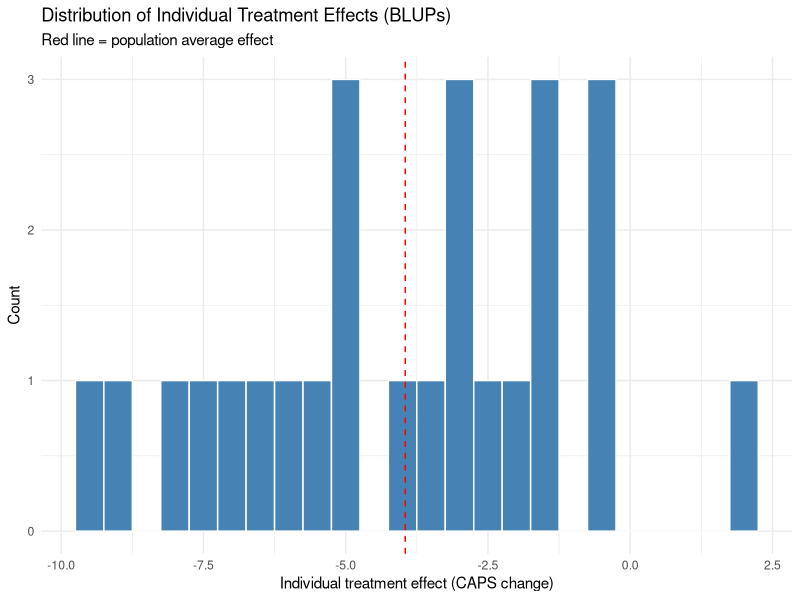
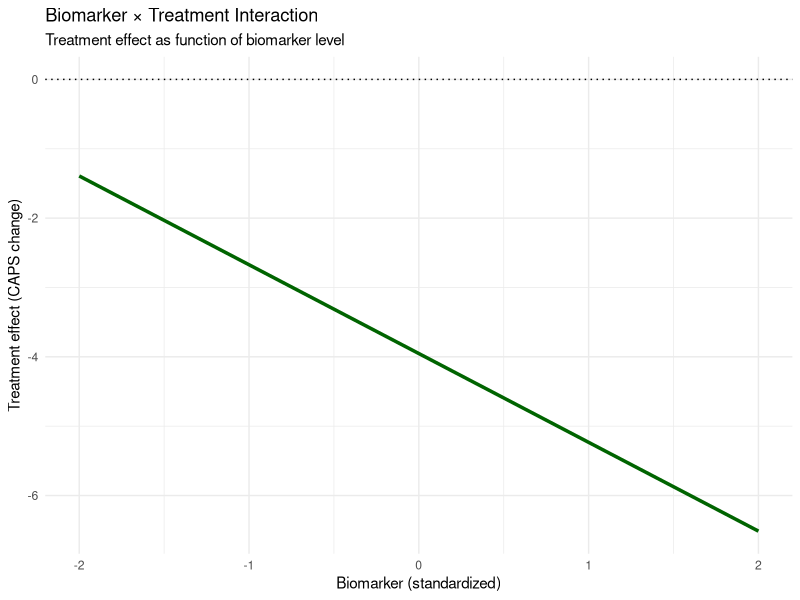
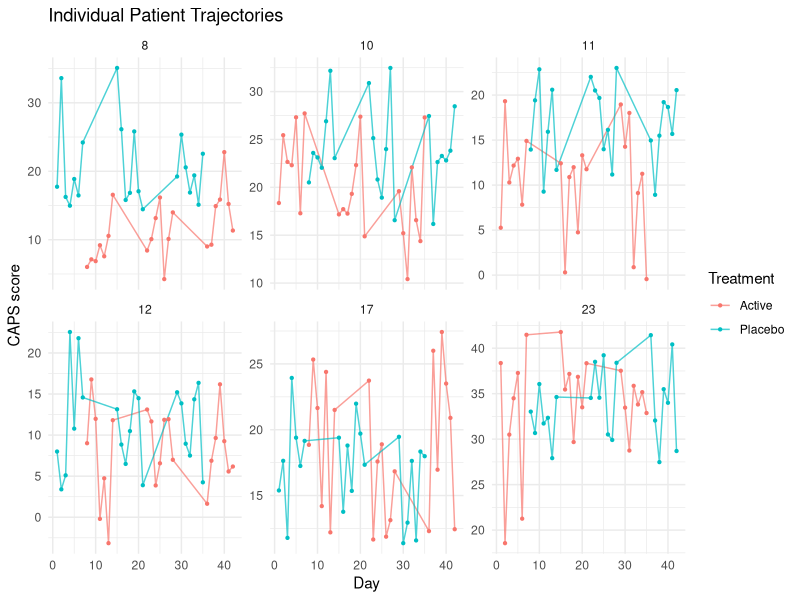
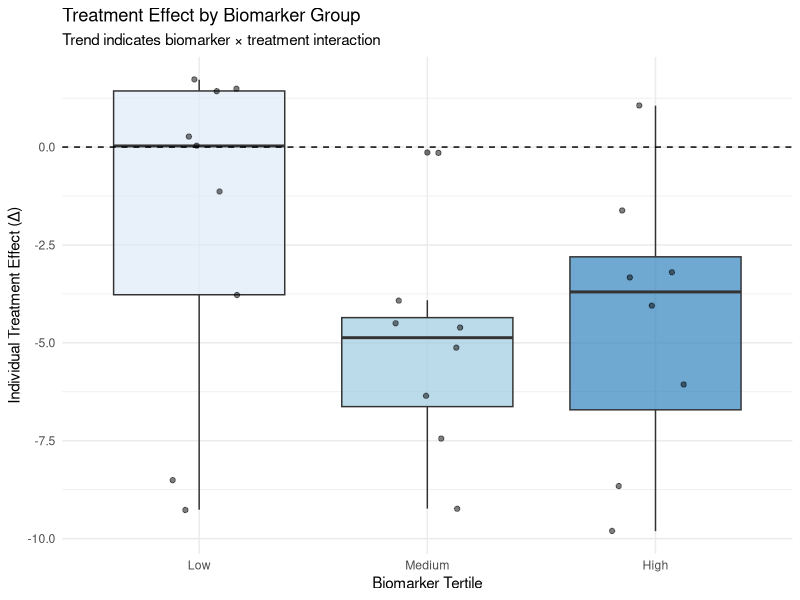
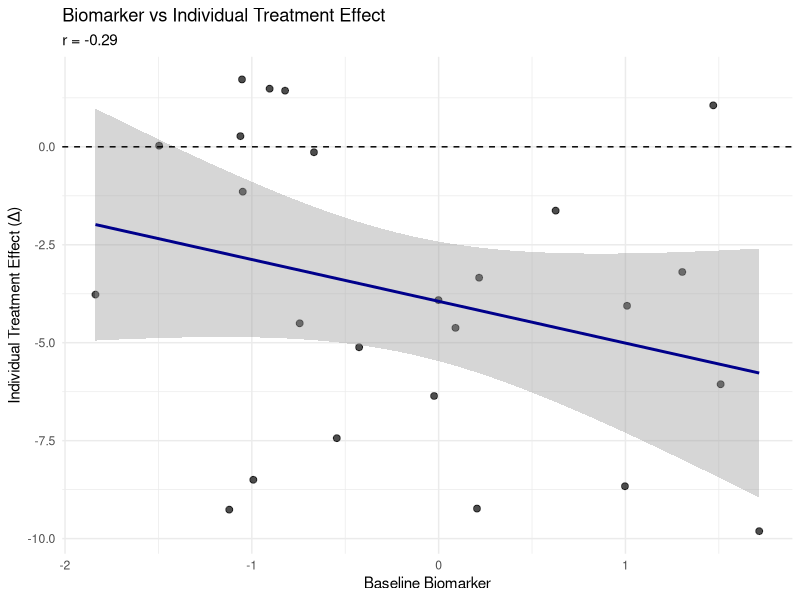
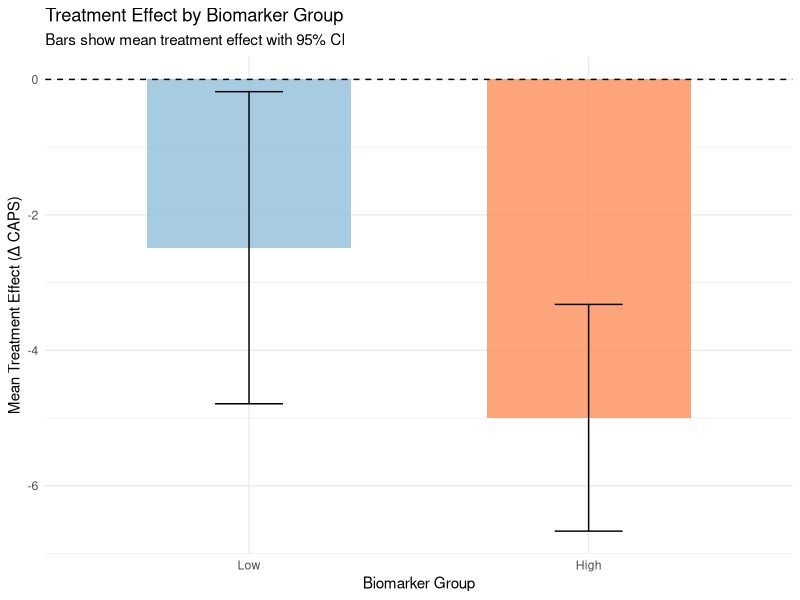
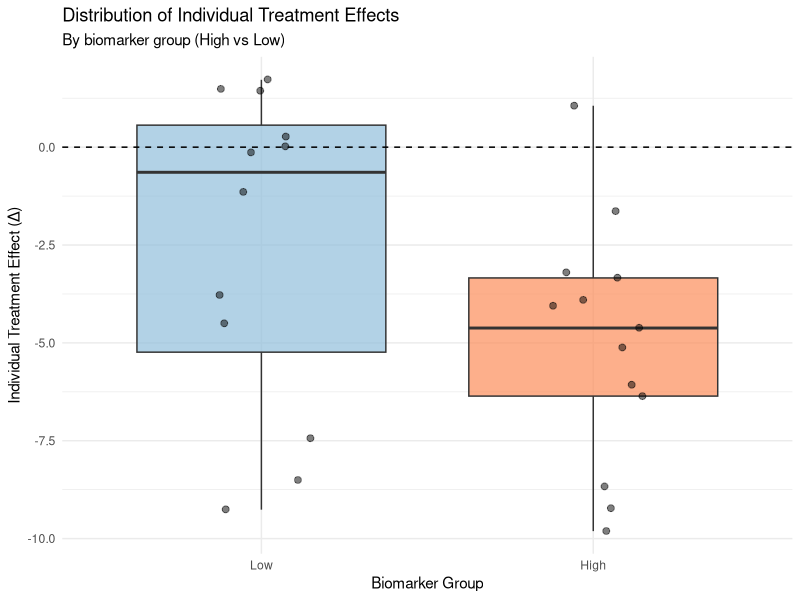
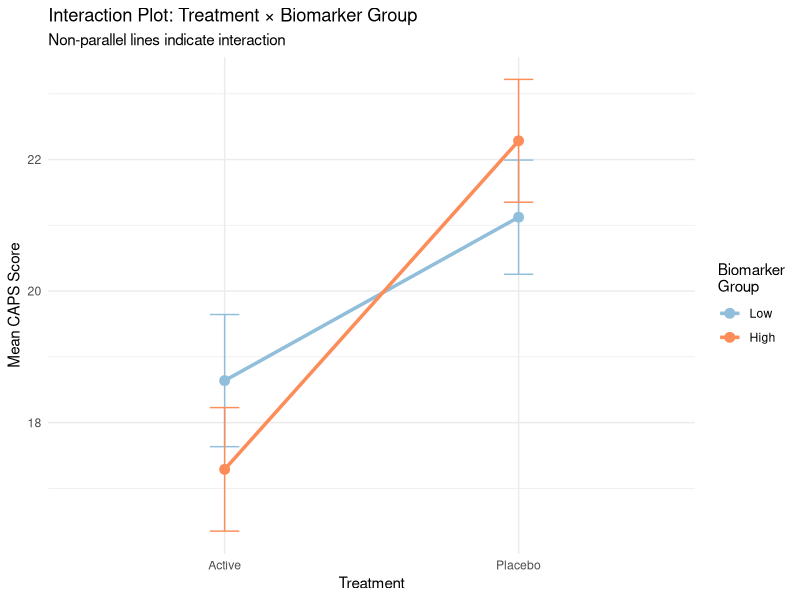

Recreate these plots in R, in order.
## ---- chunk 1
knitr::opts_chunk$set(
  comment = "#>",
  collapse = TRUE,
  message = FALSE,
  warning = FALSE,
  fig.width = 7,
  fig.height = 5
)
## ---- chunk 2
library(tidyverse)
library(lme4)
library(lmerTest)  # Provides p-values for lmer models
library(nlme)
library(emmeans)
# library(brms)  # Uncomment if using Bayesian models
## ---- chunk 3
set.seed(2025)

# Parameters
n_subj <- 40
periods <- 3

# True effects
mu <- 20                    # baseline mean CAPS score
beta_treat <- -4            # average treatment effect (reduction)
beta_bm <- 2                # biomarker main effect
beta_int <- -1.5            # biomarker x treatment interaction
beta_period <- 0.5          # period effect
sigma_subj <- 6             # between-subject SD
sigma_resid <- 8            # residual SD

# Create subject-level intercepts and baseline biomarker
subj_df <- tibble(
  subject = 1:n_subj,
  u = rnorm(n_subj, 0, sigma_subj),
  bm = rnorm(n_subj, 0, 1)
)

# Assign half to sequence ABA and half to BAB
subj_df <- subj_df %>%
  mutate(sequence = rep(c("ABA", "BAB"), length.out = n_subj))

# Expand to periods
crossover <- subj_df %>%
  group_by(subject) %>%
  reframe(period = 1:periods, u = u, bm = bm, sequence = sequence) %>%
  mutate(
    treatment = case_when(
      sequence == "ABA" & period == 1 ~ "A",
      sequence == "ABA" & period == 2 ~ "B",
      sequence == "ABA" & period == 3 ~ "A",
      sequence == "BAB" & period == 1 ~ "B",
      sequence == "BAB" & period == 2 ~ "A",
      sequence == "BAB" & period == 3 ~ "B"
    ),
    trt_indicator = if_else(treatment == "B", 1, 0)
  )

# Simulate outcome with biomarker interaction
crossover <- crossover %>%
  mutate(
    Y = mu + u +
      beta_period * period +
      beta_treat * trt_indicator +
      beta_bm * bm +
      beta_int * trt_indicator * bm +
      rnorm(n(), 0, sigma_resid)
  )

# Quick glance
head(crossover)
## ---- chunk 4
# lmer with random intercept and biomarker x treatment interaction
m_crossover <- lmer(
  Y ~ trt_indicator * bm + factor(period) + (1 | subject),
  data = crossover
)
summary(m_crossover)

# Estimated average treatment effect (at mean biomarker = 0)
fixef(m_crossover)["trt_indicator"]

# Estimated biomarker x treatment interaction (population-level)
fixef(m_crossover)["trt_indicator:bm"]

# Treatment effect at different biomarker levels
emmeans(m_crossover, ~ trt_indicator | bm, at = list(bm = c(-1, 0, 1)))
## ---- chunk 5
set.seed(2025)

n_subj <- 25
n_periods <- 6  # 3 cycles of AB = 6 periods (3 on-treatment, 3 off-treatment)
obs_per_period <- 7

# True effects
mu <- 20
beta_treat_pop <- -4
beta_bm <- 2
beta_int_pop <- -1.5
beta_carry <- 1.5

sigma_subj <- 6
sigma_treat_sd <- 3
sigma_int_sd <- 0.8
sigma_resid <- 5

# Create subject-level random effects
subj <- tibble(
  subject = 1:n_subj,
  u = rnorm(n_subj, 0, sigma_subj),
  u_trt = rnorm(n_subj, 0, sigma_treat_sd),
  u_int = rnorm(n_subj, 0, sigma_int_sd),
  bm_baseline = rnorm(n_subj, 0, 1)
)

# Build periods alternating A/B starting at random
# 6 periods = ABABAB or BABABA (3 times on each treatment)
nof1 <- subj %>%
  crossing(period = 1:n_periods) %>%
  group_by(subject) %>%
  mutate(order_start = first(sample(c(0, 1), 1))) %>%
  ungroup() %>%
  mutate(trt_indicator = (order_start + period) %% 2)

# Expand to daily observations within each period
nof1 <- nof1 %>%
  crossing(day = 1:obs_per_period) %>%
  arrange(subject, period, day)

# Add time-varying biomarker
nof1 <- nof1 %>%
  mutate(bm = bm_baseline + rnorm(n(), 0, 0.3))

# Add carryover effect
nof1 <- nof1 %>%
  group_by(subject) %>%
  mutate(
    prior_trt = lag(trt_indicator, default = 0),
    carryover = if_else(period > 1 & day <= 2, prior_trt, 0)
  ) %>%
  ungroup()

# Simulate outcomes
nof1 <- nof1 %>%
  mutate(
    Y = mu + u +
      (beta_treat_pop + u_trt) * trt_indicator +
      beta_bm * bm +
      (beta_int_pop + u_int) * trt_indicator * bm +
      beta_carry * carryover +
      rnorm(n(), 0, sigma_resid)
  )

# Inspect
nof1 %>%
  group_by(subject) %>%
  summarise(n_obs = n(), n_periods = n_distinct(period)) %>%
  head()
## ---- chunk 6
# Random intercept + random slope for treatment + biomarker interaction + carryover
m_nof1 <- lmer(
  Y ~ trt_indicator * bm + carryover + (1 + trt_indicator | subject),
  data = nof1,
  REML = TRUE
)
summary(m_nof1)

# Extract fixed (population) effects
fixef(m_nof1)

# Population treatment effect (at mean biomarker = 0)
fixef(m_nof1)["trt_indicator"]

# Population biomarker x treatment interaction
fixef(m_nof1)["trt_indicator:bm"]

# Carryover effect
fixef(m_nof1)["carryover"]

# Extract subject-specific treatment effects (BLUPs)
subj_trt_effects <- ranef(m_nof1)$subject[["trt_indicator"]] +
  fixef(m_nof1)["trt_indicator"]
head(subj_trt_effects)
## ---- chunk 7
# Plot individual subject treatment effects
subj_effects <- ranef(m_nof1)$subject %>%
  as.data.frame() %>%
  rownames_to_column(var = "subject") %>%
  mutate(
    subject = as.integer(subject),
    subj_trt = trt_indicator + fixef(m_nof1)["trt_indicator"]
  )

ggplot(subj_effects, aes(x = subj_trt)) +
  geom_histogram(binwidth = 0.5, fill = "steelblue", color = "white") +
  geom_vline(
    xintercept = fixef(m_nof1)["trt_indicator"],
    linetype = "dashed",
    color = "red"
  ) +
  labs(
    title = "Distribution of Individual Treatment Effects (BLUPs)",
    subtitle = "Red line = population average effect",
    x = "Individual treatment effect (CAPS change)",
    y = "Count"
  ) +
  theme_minimal()
## ---- chunk 8
# Plot biomarker x treatment interaction
bm_range <- seq(-2, 2, by = 0.1)
interaction_df <- tibble(
  bm = bm_range,
  trt_effect = fixef(m_nof1)["trt_indicator"] +
    fixef(m_nof1)["trt_indicator:bm"] * bm_range
)

ggplot(interaction_df, aes(x = bm, y = trt_effect)) +
  geom_line(linewidth = 1.2, color = "darkgreen") +
  geom_hline(yintercept = 0, linetype = "dotted") +
  labs(
    title = "Biomarker × Treatment Interaction",
    subtitle = "Treatment effect as function of biomarker level",
    x = "Biomarker (standardized)",
    y = "Treatment effect (CAPS change)"
  ) +
  theme_minimal()
## ---- chunk 9
# Observed trajectories for sample subjects
sample_subj <- sample(unique(nof1$subject), 6)

nof1 %>%
  filter(subject %in% sample_subj) %>%
  mutate(
    time = (period - 1) * obs_per_period + day,
    trt = if_else(trt_indicator == 1, "Active", "Placebo")
  ) %>%
  ggplot(aes(x = time, y = Y, color = trt)) +
  geom_line(alpha = 0.7) +
  geom_point(size = 0.8) +
  facet_wrap(~subject, scales = "free_y") +
  labs(
    title = "Individual Patient Trajectories",
    x = "Day",
    y = "CAPS score",
    color = "Treatment"
  ) +
  theme_minimal()
## ---- chunk 10
# Compute per-subject treatment effects from the N-of-1 data
subj_summary <- nof1 %>%
  group_by(subject, trt_indicator) %>%
  summarise(mean_Y = mean(Y), .groups = "drop") %>%
  pivot_wider(names_from = trt_indicator, values_from = mean_Y,
              names_prefix = "trt_") %>%
  mutate(delta = trt_1 - trt_0)  # Active - Placebo

# Merge with baseline biomarker
subj_summary <- nof1 %>%
  distinct(subject, bm_baseline) %>%
  right_join(subj_summary, by = "subject")

# Simple linear regression of treatment effect on biomarker
reg_summary <- lm(delta ~ bm_baseline, data = subj_summary)
summary(reg_summary)

# The slope directly estimates the interaction
coef(reg_summary)["bm_baseline"]
## ---- chunk 11
# Pearson correlation between biomarker and treatment effect
cor_result <- cor.test(subj_summary$bm_baseline, subj_summary$delta)
cor_result

# Effect size: r ≈ 0.1 small, r ≈ 0.3 medium, r ≈ 0.5 large
## ---- chunk 12
# Discretize biomarker into tertiles
subj_summary <- subj_summary %>%
  mutate(
    bm_tertile = cut(
      bm_baseline,
      breaks = quantile(bm_baseline, c(0, 1/3, 2/3, 1)),
      labels = c("Low", "Medium", "High"),
      include.lowest = TRUE
    )
  )

# One-way ANOVA
anova_result <- anova(lm(delta ~ bm_tertile, data = subj_summary))
anova_result

# Effect size: eta-squared
eta_sq <- anova_result["bm_tertile", "Sum Sq"] / sum(anova_result[, "Sum Sq"])
cat("Eta-squared:", round(eta_sq, 3), "\n")

# Cell means
subj_summary %>%
  group_by(bm_tertile) %>%
  summarise(
    n = n(),
    mean_delta = mean(delta),
    sd_delta = sd(delta),
    .groups = "drop"
  )
## ---- chunk 13
# Extract p-value from lmer model (requires lmerTest)
lmer_coefs <- coef(summary(m_nof1))
lmer_pval <- lmer_coefs["trt_indicator:bm", "Pr(>|t|)"]

# Compile results
comparison <- tibble(
  Method = c("Mixed Model", "Summary Regression", "Correlation", "ANOVA"),
  Estimate = c(
    fixef(m_nof1)["trt_indicator:bm"],
    coef(reg_summary)["bm_baseline"],
    cor_result$estimate,
    eta_sq
  ),
  P_value = c(
    lmer_pval,
    summary(reg_summary)$coefficients["bm_baseline", "Pr(>|t|)"],
    cor_result$p.value,
    anova_result["bm_tertile", "Pr(>F)"]
  )
)

comparison %>%
  mutate(Estimate = round(Estimate, 3),
         P_value = format.pval(P_value, digits = 3))
## ---- chunk 14
ggplot(subj_summary, aes(x = bm_tertile, y = delta, fill = bm_tertile)) +
  geom_boxplot(alpha = 0.7) +
  geom_jitter(width = 0.2, alpha = 0.5) +
  geom_hline(yintercept = 0, linetype = "dashed") +
  scale_fill_brewer(palette = "Blues") +
  labs(
    title = "Treatment Effect by Biomarker Group",
    subtitle = "Trend indicates biomarker × treatment interaction",
    x = "Biomarker Tertile",
    y = "Individual Treatment Effect (Δ)"
  ) +
  theme_minimal() +
  theme(legend.position = "none")
## ---- chunk 15
ggplot(subj_summary, aes(x = bm_baseline, y = delta)) +
  geom_point(alpha = 0.7, size = 2) +
  geom_smooth(method = "lm", se = TRUE, color = "darkblue") +
  geom_hline(yintercept = 0, linetype = "dashed") +
  labs(
    title = "Biomarker vs Individual Treatment Effect",
    subtitle = paste("r =", round(cor_result$estimate, 2)),
    x = "Baseline Biomarker",
    y = "Individual Treatment Effect (Δ)"
  ) +
  theme_minimal()
## ---- chunk 16
# Create High/Low biomarker groups using median split
subj_summary <- subj_summary %>%
  mutate(
    bm_group = if_else(
      bm_baseline >= median(bm_baseline),
      "High",
      "Low"
    ),
    bm_group = factor(bm_group, levels = c("Low", "High"))
  )

# Check group sizes
table(subj_summary$bm_group)
## ---- chunk 17
# Compare treatment effects between High and Low biomarker groups
ttest_result <- t.test(delta ~ bm_group, data = subj_summary)
ttest_result

# Effect size: Cohen's d
low_delta <- subj_summary %>% filter(bm_group == "Low") %>% pull(delta)
high_delta <- subj_summary %>% filter(bm_group == "High") %>% pull(delta)

pooled_sd <- sqrt(((length(low_delta) - 1) * var(low_delta) +
                    (length(high_delta) - 1) * var(high_delta)) /
                   (length(low_delta) + length(high_delta) - 2))
cohens_d <- (mean(high_delta) - mean(low_delta)) / pooled_sd

cat("Cohen's d:", round(cohens_d, 3), "\n")
## ---- chunk 18
# Summary statistics by biomarker group
group_summary <- subj_summary %>%
  group_by(bm_group) %>%
  summarise(
    n = n(),
    mean_delta = mean(delta),
    sd_delta = sd(delta),
    se_delta = sd(delta) / sqrt(n()),
    ci_lower = mean_delta - 1.96 * se_delta,
    ci_upper = mean_delta + 1.96 * se_delta,
    .groups = "drop"
  )

group_summary
## ---- chunk 19
# Bar chart with error bars
ggplot(group_summary, aes(x = bm_group, y = mean_delta, fill = bm_group)) +
  geom_col(alpha = 0.8, width = 0.6) +
  geom_errorbar(
    aes(ymin = ci_lower, ymax = ci_upper),
    width = 0.2
  ) +
  geom_hline(yintercept = 0, linetype = "dashed") +
  scale_fill_manual(values = c("Low" = "#91bfdb", "High" = "#fc8d59")) +
  labs(
    title = "Treatment Effect by Biomarker Group",
    subtitle = "Bars show mean treatment effect with 95% CI",
    x = "Biomarker Group",
    y = "Mean Treatment Effect (Δ CAPS)"
  ) +
  theme_minimal() +
  theme(legend.position = "none")
## ---- chunk 20
# Boxplot showing distributions
ggplot(subj_summary, aes(x = bm_group, y = delta, fill = bm_group)) +
  geom_boxplot(alpha = 0.7, outlier.shape = NA) +
  geom_jitter(width = 0.15, alpha = 0.5, size = 2) +
  geom_hline(yintercept = 0, linetype = "dashed") +
  scale_fill_manual(values = c("Low" = "#91bfdb", "High" = "#fc8d59")) +
  labs(
    title = "Distribution of Individual Treatment Effects",
    subtitle = "By biomarker group (High vs Low)",
    x = "Biomarker Group",
    y = "Individual Treatment Effect (Δ)"
  ) +
  theme_minimal() +
  theme(legend.position = "none")
## ---- chunk 21
# Classic interaction plot showing non-parallel lines
# Compute mean outcomes by treatment and biomarker group
interaction_means <- nof1 %>%
  left_join(
    subj_summary %>% select(subject, bm_group),
    by = "subject"
  ) %>%
  group_by(bm_group, trt_indicator) %>%
  summarise(
    mean_Y = mean(Y),
    se_Y = sd(Y) / sqrt(n()),
    .groups = "drop"
  ) %>%
  mutate(
    treatment = if_else(trt_indicator == 1, "Active", "Placebo")
  )

ggplot(interaction_means, aes(x = treatment, y = mean_Y,
                               color = bm_group, group = bm_group)) +
  geom_line(linewidth = 1.2) +
  geom_point(size = 3) +
  geom_errorbar(
    aes(ymin = mean_Y - 1.96 * se_Y, ymax = mean_Y + 1.96 * se_Y),
    width = 0.1
  ) +
  scale_color_manual(values = c("Low" = "#91bfdb", "High" = "#fc8d59")) +
  labs(
    title = "Interaction Plot: Treatment × Biomarker Group",
    subtitle = "Non-parallel lines indicate interaction",
    x = "Treatment",
    y = "Mean CAPS Score",
    color = "Biomarker\nGroup"
  ) +
  theme_minimal()
## ---- chunk 22
# Add biomarker group to N-of-1 data
nof1_dichot <- nof1 %>%
  left_join(
    subj_summary %>% select(subject, bm_group),
    by = "subject"
  )

# Fit model with categorical biomarker
m_nof1_dichot <- lmer(

  Y ~ trt_indicator * bm_group + carryover + (1 + trt_indicator | subject),
  data = nof1_dichot,
  REML = TRUE
)
summary(m_nof1_dichot)

# Treatment effect in each group
emmeans(m_nof1_dichot, ~ trt_indicator | bm_group)

# Test for interaction
anova(m_nof1_dichot)
## ---- chunk 23
power_correlation <- function(r, n, alpha = 0.05) {
  ncp <- abs(r) * sqrt(n - 2) / sqrt(1 - r^2)
  t_crit <- qt(1 - alpha/2, n - 2)
  power <- pt(t_crit, n - 2, ncp, lower.tail = FALSE) +
           pt(-t_crit, n - 2, ncp, lower.tail = TRUE)
  return(power)
}

# Power table
power_table <- expand_grid(
  r = c(0.1, 0.2, 0.3, 0.4, 0.5),
  n = c(20, 40, 70, 100, 150)
) %>%
  mutate(power = map2_dbl(r, n, power_correlation))

power_table %>%
  pivot_wider(names_from = n, values_from = power, names_prefix = "N=") %>%
  mutate(across(starts_with("N="), ~round(., 2)))
## ---- chunk 24
ggplot(power_table, aes(x = n, y = power, color = factor(r))) +
  geom_line(linewidth = 1) +
  geom_point() +
  geom_hline(yintercept = 0.8, linetype = "dashed", alpha = 0.5) +
  scale_color_viridis_d(option = "plasma", end = 0.8) +
  labs(
    title = "Power to Detect Biomarker × Treatment Interaction",
    x = "Number of Subjects",
    y = "Power",
    color = "Effect Size (r)"
  ) +
  theme_minimal()
## ---- chunk 25
compute_expected_r <- function(beta_int, bm_sd, sigma_resid,
                                obs_per_trt, sigma_treat_sd = 0) {
  var_delta <- 2 * sigma_resid^2 / obs_per_trt + sigma_treat_sd^2
  r <- beta_int * bm_sd / sqrt(var_delta)
  return(r)
}

# For our simulation:
expected_r <- compute_expected_r(
  beta_int = beta_int_pop,
  bm_sd = 1,
  sigma_resid = sigma_resid,
  obs_per_trt = (n_periods / 2) * obs_per_period,  # 3 periods per treatment × 7 obs
  sigma_treat_sd = sigma_treat_sd
)

cat("Expected r:", round(expected_r, 3), "\n")
cat("Power (N=25):", round(power_correlation(expected_r, n_subj), 3), "\n")
## ---- chunk 26
power_grid <- expand_grid(
  n_subj = c(20, 40, 70, 100),
  beta_int = c(-0.5, -1.0, -1.5, -2.0),
  obs_per_trt = c(3, 7, 21),
  sigma_treat_sd = c(0, 3)
) %>%
  mutate(
    bm_sd = 1,
    sigma_resid = 5,
    expected_r = compute_expected_r(beta_int, bm_sd, sigma_resid,
                                     obs_per_trt, sigma_treat_sd),
    power = map2_dbl(abs(expected_r), n_subj, power_correlation)
  )

ggplot(power_grid, aes(x = n_subj, y = power,
                        color = factor(beta_int),
                        linetype = factor(sigma_treat_sd))) +
  geom_line(linewidth = 0.8) +
  geom_point(size = 1.5) +
  geom_hline(yintercept = 0.8, linetype = "dashed", alpha = 0.3) +
  facet_wrap(~paste("Obs/trt =", obs_per_trt)) +
  scale_color_viridis_d(option = "plasma", end = 0.85) +
  labs(
    title = "Power Across Design Parameters",
    x = "Number of Subjects",
    y = "Power",
    color = "β_int",
    linetype = "σ_treat"
  ) +
  theme_minimal() +
  theme(legend.position = "bottom")
